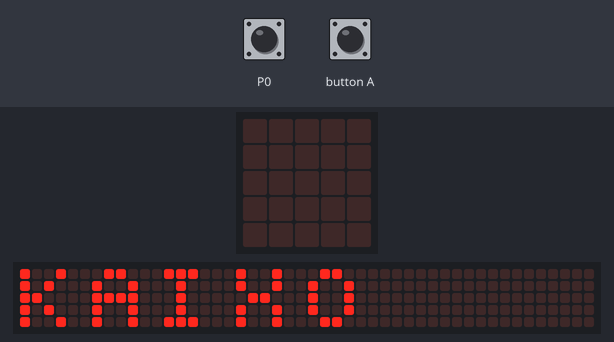
A program run on a simulated BBC micro:bit (MakeCode). On the bench: the board's 5×5 LED display, a strip that is not on the board, showing the scrolling text unrolled. The 48×5 strip is a reading aid, not a part: it shows the text the display is scrolling, unrolled, one strip-width of it at a time.

Above: at 0.1 s.
At 0.8 s:
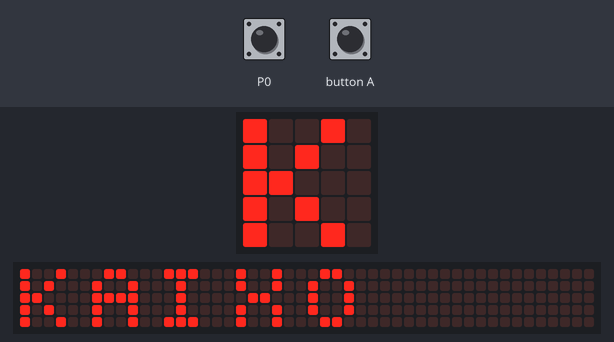
At 1.6 s:
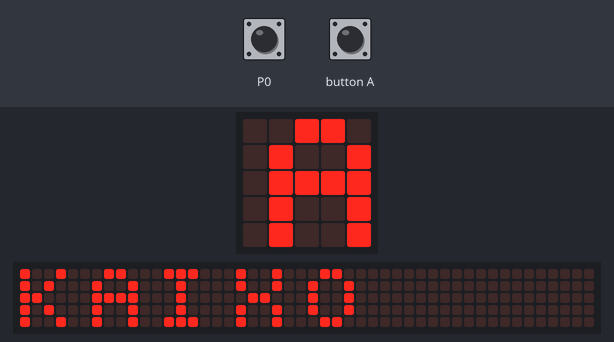
At 3.1 s:
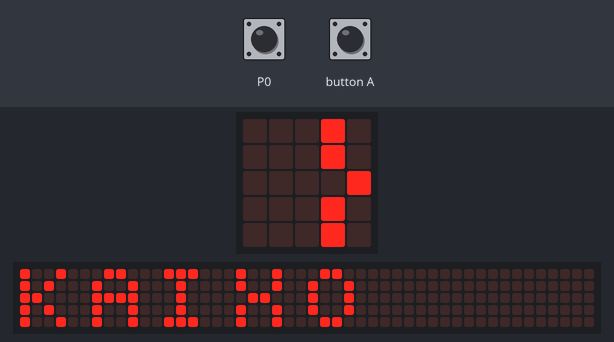
At 4.6 s:
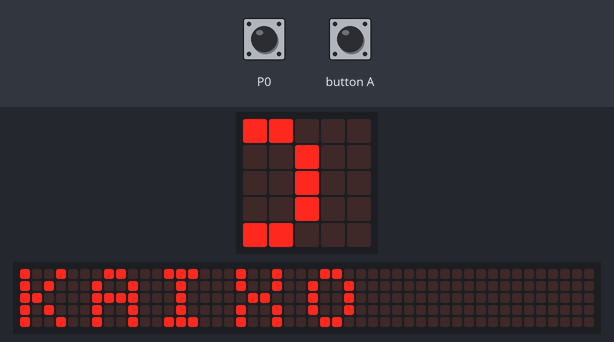
At 6.0 s:
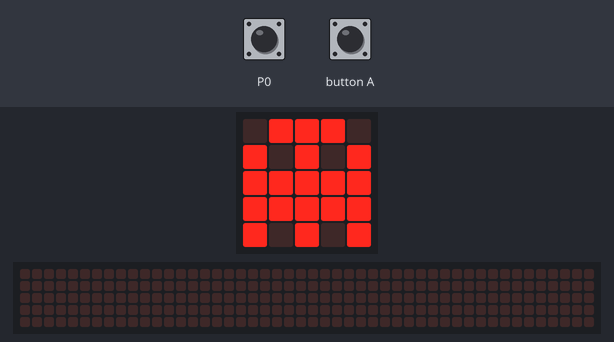

The program:

main.ts
```typescript
input.onPinPressed(TouchPin.P0, function () {

})
input.onButtonPressed(Button.A, function () {
    MUESTRA_NÚMERO_1 = 0
})
let MUESTRA_NÚMERO_1 = 0
basic.showString("KAIXO")
basic.pause(500)
basic.showIcon(IconNames.Ghost)
basic.forever(function () {

})
```

test.ts
```typescript
// aquí va el archivo "tests"; esto no se compilará cuando este paquete se utilice como una extensión.
```
